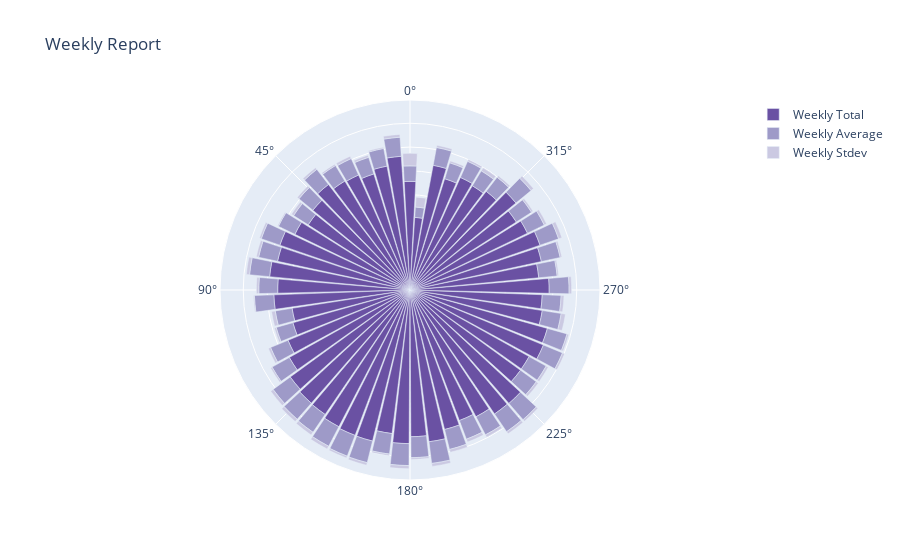

The notebook cell saved with this chart:
### Code cell
radial2fig = go.Figure()
color = {
    'Weekly Total':'rgb(106,81,163)',
    'Weekly Average':'rgb(158,154,200)',
    'Weekly Stdev':'rgb(203,201,226)'
}
for col in ['Weekly Total', 'Weekly Average', 'Weekly Stdev']:
    radial2fig.add_trace(go.Barpolar(
        r=weekly_report[col],
        name=col,
        marker_color=color[col]
    ))

radial2fig.update_traces(text=weekly_report.Week_Num)
radial2fig.update_layout(
    title='Weekly Report',
    polar_radialaxis_ticksuffix='%',
    polar_angularaxis_rotation=90,
    polar=dict(radialaxis=dict(showticklabels=False, ticks='', linewidth=0))
    
)

radial2fig.show()

### Figure 1 — Plotly figure (JSON) as saved in the notebook; plotly's stock layout.template omitted (floating-point values rounded to 4 significant figures)
{"data": [{"marker": {"color": "rgb(106,81,163)"}, "name": "Weekly Total", "r": [912, 1125, 1058, 1021, 1058, 1066, 1120, 1056, 1015, 1074, 1156, 1138, 1184, 1111, 1144, 1002, 1021, 1108, 1161, 1243, 1261, 1265, 1294, 1305, 1307, 1215, 1290, 1232, 1284, 1207, 1172, 1200, 1260, 1264, 1147, 1146, 1212, 1198, 1124, 1111, 1169, 1086, 1129, 1155, 1096, 1060, 1151, 1047, 1020, 1036, 979, 1065, 611], "text": [1, 2, 3, 4, 5, 6, 7, 8, 9, 10, 11, 12, 13, 14, 15, 16, 17, 18, 19, 20, 21, 22, 23, 24, 25, 26, 27, 28, 29, 30, 31, 32, 33, 34, 35, 36, 37, 38, 39, 40, 41, 42, 43, 44, 45, 46, 47, 48, 49, 50, 51, 52, 53], "type": "barpolar"}, {"marker": {"color": "rgb(158,154,200)"}, "name": "Weekly Average", "r": [130.3, 160.7, 151.1, 145.9, 151.1, 152.3, 160, 150.9, 145, 153.4, 165.1, 162.6, 169.1, 158.7, 163.4, 143.1, 145.9, 158.3, 165.9, 177.6, 180.1, 180.7, 184.9, 186.4, 186.7, 173.6, 184.3, 176, 183.4, 172.4, 167.4, 171.4, 180, 180.6, 163.9, 163.7, 173.1, 171.1, 160.6, 158.7, 167, 155.1, 161.3, 165, 156.6, 151.4, 164.4, 149.6, 145.7, 148, 139.9, 152.1, 87.29], "text": [1, 2, 3, 4, 5, 6, 7, 8, 9, 10, 11, 12, 13, 14, 15, 16, 17, 18, 19, 20, 21, 22, 23, 24, 25, 26, 27, 28, 29, 30, 31, 32, 33, 34, 35, 36, 37, 38, 39, 40, 41, 42, 43, 44, 45, 46, 47, 48, 49, 50, 51, 52, 53], "type": "barpolar"}, {"marker": {"color": "rgb(203,201,226)"}, "name": "Weekly Stdev", "r": [105.0, 23.7, 10.59, 18.6, 21.47, 12.62, 17.96, 18.16, 20.79, 8.522, 15.83, 19.62, 27.19, 20.25, 7.721, 31.18, 15.15, 19.85, 13.36, 24.99, 25.24, 27.66, 26.57, 16.08, 21.78, 13.94, 26.44, 14.51, 25.09, 24.85, 25.73, 21.58, 21.79, 18.27, 20.29, 19.85, 18.97, 15.05, 36.1, 24.12, 21.05, 12.51, 14.26, 28.73, 21.38, 15.38, 26.06, 16.2, 29.43, 17.11, 16.3, 18.73, 82.84], "text": [1, 2, 3, 4, 5, 6, 7, 8, 9, 10, 11, 12, 13, 14, 15, 16, 17, 18, 19, 20, 21, 22, 23, 24, 25, 26, 27, 28, 29, 30, 31, 32, 33, 34, 35, 36, 37, 38, 39, 40, 41, 42, 43, 44, 45, 46, 47, 48, 49, 50, 51, 52, 53], "type": "barpolar"}], "layout": {"polar": {"angularaxis": {"rotation": 90}, "radialaxis": {"linewidth": 0, "showticklabels": false, "ticks": "", "ticksuffix": "%"}}, "title": {"text": "Weekly Report"}}}
